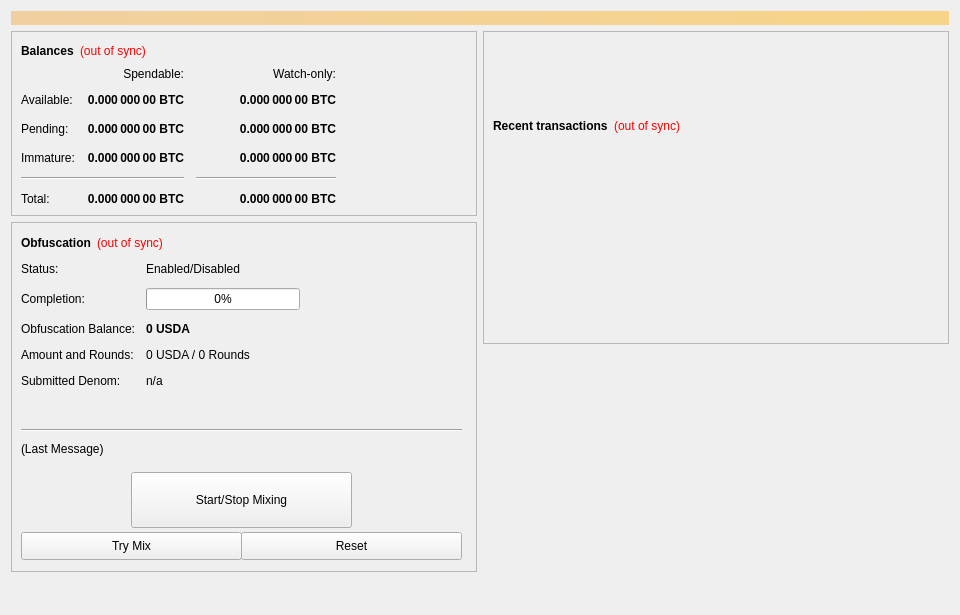
<?xml version="1.0" encoding="UTF-8"?>
<ui version="4.0">
 <class>OverviewPage</class>
 <widget class="QWidget" name="OverviewPage">
  <property name="geometry">
   <rect>
    <x>0</x>
    <y>0</y>
    <width>960</width>
    <height>615</height>
   </rect>
  </property>
  <property name="minimumSize">
   <size>
    <width>960</width>
    <height>0</height>
   </size>
  </property>
  <property name="windowTitle">
   <string>Form</string>
  </property>
  <layout class="QVBoxLayout" name="topLayout">
   <item>
    <widget class="QLabel" name="labelAlerts">
     <property name="visible">
      <bool>false</bool>
     </property>
     <property name="styleSheet">
      <string notr="true">background-color: qlineargradient(x1: 0, y1: 0, x2: 1, y2: 0, stop:0 #F0D0A0, stop:1 #F8D488); color:#000000;</string>
     </property>
     <property name="wordWrap">
      <bool>true</bool>
     </property>
     <property name="margin">
      <number>3</number>
     </property>
    </widget>
   </item>
   <item>
    <layout class="QHBoxLayout" name="horizontalLayout" stretch="1,1">
     <item>
      <layout class="QVBoxLayout" name="verticalLayout_2">
       <item>
        <widget class="QFrame" name="frame">
         <property name="frameShape">
          <enum>QFrame::StyledPanel</enum>
         </property>
         <property name="frameShadow">
          <enum>QFrame::Raised</enum>
         </property>
         <layout class="QVBoxLayout" name="verticalLayout_4">
          <item>
           <layout class="QHBoxLayout" name="horizontalLayout_4">
            <item>
             <widget class="QLabel" name="label_5">
              <property name="font">
               <font>
                <weight>75</weight>
                <bold>true</bold>
               </font>
              </property>
              <property name="text">
               <string>Balances</string>
              </property>
             </widget>
            </item>
            <item>
             <widget class="QLabel" name="labelWalletStatus">
              <property name="cursor">
               <cursorShape>WhatsThisCursor</cursorShape>
              </property>
              <property name="toolTip">
               <string>The displayed information may be out of date. Your wallet automatically synchronizes with the AdvantageCoin network after a connection is established, but this process has not completed yet.</string>
              </property>
              <property name="styleSheet">
               <string notr="true">QLabel { color: red; }</string>
              </property>
              <property name="text">
               <string notr="true">(out of sync)</string>
              </property>
              <property name="alignment">
               <set>Qt::AlignLeading|Qt::AlignLeft|Qt::AlignVCenter</set>
              </property>
             </widget>
            </item>
            <item>
             <spacer name="horizontalSpacer_3">
              <property name="orientation">
               <enum>Qt::Horizontal</enum>
              </property>
              <property name="sizeHint" stdset="0">
               <size>
                <width>40</width>
                <height>20</height>
               </size>
              </property>
             </spacer>
            </item>
           </layout>
          </item>
          <item>
           <layout class="QGridLayout" name="gridLayout">
            <property name="spacing">
             <number>12</number>
            </property>
            <item row="2" column="2">
             <widget class="QLabel" name="labelWatchPending">
              <property name="font">
               <font>
                <weight>75</weight>
                <bold>true</bold>
               </font>
              </property>
              <property name="cursor">
               <cursorShape>IBeamCursor</cursorShape>
              </property>
              <property name="toolTip">
               <string>Unconfirmed transactions to watch-only addresses</string>
              </property>
              <property name="text">
               <string notr="true">0.000 000 00 BTC</string>
              </property>
              <property name="alignment">
               <set>Qt::AlignRight|Qt::AlignTrailing|Qt::AlignVCenter</set>
              </property>
              <property name="textInteractionFlags">
               <set>Qt::LinksAccessibleByMouse|Qt::TextSelectableByKeyboard|Qt::TextSelectableByMouse</set>
              </property>
             </widget>
            </item>
            <item row="2" column="1">
             <widget class="QLabel" name="labelUnconfirmed">
              <property name="font">
               <font>
                <weight>75</weight>
                <bold>true</bold>
               </font>
              </property>
              <property name="cursor">
               <cursorShape>IBeamCursor</cursorShape>
              </property>
              <property name="toolTip">
               <string>Total of transactions that have yet to be confirmed, and do not yet count toward the spendable balance</string>
              </property>
              <property name="text">
               <string notr="true">0.000 000 00 BTC</string>
              </property>
              <property name="alignment">
               <set>Qt::AlignRight|Qt::AlignTrailing|Qt::AlignVCenter</set>
              </property>
              <property name="textInteractionFlags">
               <set>Qt::LinksAccessibleByMouse|Qt::TextSelectableByKeyboard|Qt::TextSelectableByMouse</set>
              </property>
             </widget>
            </item>
            <item row="3" column="2">
             <widget class="QLabel" name="labelWatchImmature">
              <property name="font">
               <font>
                <weight>75</weight>
                <bold>true</bold>
               </font>
              </property>
              <property name="cursor">
               <cursorShape>IBeamCursor</cursorShape>
              </property>
              <property name="toolTip">
               <string>Staked or masternode rewards in watch-only addresses that has not yet matured</string>
              </property>
              <property name="text">
               <string notr="true">0.000 000 00 BTC</string>
              </property>
              <property name="alignment">
               <set>Qt::AlignRight|Qt::AlignTrailing|Qt::AlignVCenter</set>
              </property>
              <property name="textInteractionFlags">
               <set>Qt::LinksAccessibleByMouse|Qt::TextSelectableByKeyboard|Qt::TextSelectableByMouse</set>
              </property>
             </widget>
            </item>
            <item row="4" column="0" colspan="2">
             <widget class="Line" name="lineSpendableBalance">
              <property name="orientation">
               <enum>Qt::Horizontal</enum>
              </property>
             </widget>
            </item>
            <item row="4" column="2">
             <widget class="Line" name="lineWatchBalance">
              <property name="sizePolicy">
               <sizepolicy hsizetype="Preferred" vsizetype="Fixed">
                <horstretch>0</horstretch>
                <verstretch>0</verstretch>
               </sizepolicy>
              </property>
              <property name="minimumSize">
               <size>
                <width>140</width>
                <height>0</height>
               </size>
              </property>
              <property name="orientation">
               <enum>Qt::Horizontal</enum>
              </property>
             </widget>
            </item>
            <item row="5" column="0">
             <widget class="QLabel" name="labelTotalText">
              <property name="text">
               <string>Total:</string>
              </property>
             </widget>
            </item>
            <item row="3" column="1">
             <widget class="QLabel" name="labelImmature">
              <property name="font">
               <font>
                <weight>75</weight>
                <bold>true</bold>
               </font>
              </property>
              <property name="cursor">
               <cursorShape>IBeamCursor</cursorShape>
              </property>
              <property name="toolTip">
               <string>Staked or masternode rewards that has not yet matured</string>
              </property>
              <property name="text">
               <string notr="true">0.000 000 00 BTC</string>
              </property>
              <property name="alignment">
               <set>Qt::AlignRight|Qt::AlignTrailing|Qt::AlignVCenter</set>
              </property>
              <property name="textInteractionFlags">
               <set>Qt::LinksAccessibleByMouse|Qt::TextSelectableByKeyboard|Qt::TextSelectableByMouse</set>
              </property>
             </widget>
            </item>
            <item row="2" column="3">
             <spacer name="horizontalSpacer_2">
              <property name="orientation">
               <enum>Qt::Horizontal</enum>
              </property>
              <property name="sizeHint" stdset="0">
               <size>
                <width>40</width>
                <height>20</height>
               </size>
              </property>
             </spacer>
            </item>
            <item row="3" column="0">
             <widget class="QLabel" name="labelImmatureText">
              <property name="text">
               <string>Immature:</string>
              </property>
             </widget>
            </item>
            <item row="5" column="1">
             <widget class="QLabel" name="labelTotal">
              <property name="font">
               <font>
                <weight>75</weight>
                <bold>true</bold>
               </font>
              </property>
              <property name="cursor">
               <cursorShape>IBeamCursor</cursorShape>
              </property>
              <property name="toolTip">
               <string>Your current total balance</string>
              </property>
              <property name="text">
               <string notr="true">0.000 000 00 BTC</string>
              </property>
              <property name="alignment">
               <set>Qt::AlignRight|Qt::AlignTrailing|Qt::AlignVCenter</set>
              </property>
              <property name="textInteractionFlags">
               <set>Qt::LinksAccessibleByMouse|Qt::TextSelectableByKeyboard|Qt::TextSelectableByMouse</set>
              </property>
             </widget>
            </item>
            <item row="5" column="2">
             <widget class="QLabel" name="labelWatchTotal">
              <property name="font">
               <font>
                <weight>75</weight>
                <bold>true</bold>
               </font>
              </property>
              <property name="cursor">
               <cursorShape>IBeamCursor</cursorShape>
              </property>
              <property name="toolTip">
               <string>Current total balance in watch-only addresses</string>
              </property>
              <property name="text">
               <string notr="true">0.000 000 00 BTC</string>
              </property>
              <property name="alignment">
               <set>Qt::AlignRight|Qt::AlignTrailing|Qt::AlignVCenter</set>
              </property>
              <property name="textInteractionFlags">
               <set>Qt::LinksAccessibleByMouse|Qt::TextSelectableByKeyboard|Qt::TextSelectableByMouse</set>
              </property>
             </widget>
            </item>
            <item row="0" column="2">
             <widget class="QLabel" name="labelWatchonly">
              <property name="text">
               <string>Watch-only:</string>
              </property>
              <property name="alignment">
               <set>Qt::AlignRight|Qt::AlignTrailing|Qt::AlignVCenter</set>
              </property>
             </widget>
            </item>
            <item row="1" column="0">
             <widget class="QLabel" name="labelBalanceText">
              <property name="text">
               <string>Available:</string>
              </property>
             </widget>
            </item>
            <item row="1" column="1">
             <widget class="QLabel" name="labelBalance">
              <property name="font">
               <font>
                <weight>75</weight>
                <bold>true</bold>
               </font>
              </property>
              <property name="cursor">
               <cursorShape>IBeamCursor</cursorShape>
              </property>
              <property name="toolTip">
               <string>Your current spendable balance</string>
              </property>
              <property name="text">
               <string notr="true">0.000 000 00 BTC</string>
              </property>
              <property name="alignment">
               <set>Qt::AlignRight|Qt::AlignTrailing|Qt::AlignVCenter</set>
              </property>
              <property name="textInteractionFlags">
               <set>Qt::LinksAccessibleByMouse|Qt::TextSelectableByKeyboard|Qt::TextSelectableByMouse</set>
              </property>
             </widget>
            </item>
            <item row="1" column="2">
             <widget class="QLabel" name="labelWatchAvailable">
              <property name="font">
               <font>
                <weight>75</weight>
                <bold>true</bold>
               </font>
              </property>
              <property name="cursor">
               <cursorShape>IBeamCursor</cursorShape>
              </property>
              <property name="toolTip">
               <string>Your current balance in watch-only addresses</string>
              </property>
              <property name="text">
               <string notr="true">0.000 000 00 BTC</string>
              </property>
              <property name="alignment">
               <set>Qt::AlignRight|Qt::AlignTrailing|Qt::AlignVCenter</set>
              </property>
              <property name="textInteractionFlags">
               <set>Qt::LinksAccessibleByMouse|Qt::TextSelectableByKeyboard|Qt::TextSelectableByMouse</set>
              </property>
             </widget>
            </item>
            <item row="2" column="0">
             <widget class="QLabel" name="labelPendingText">
              <property name="text">
               <string>Pending:</string>
              </property>
             </widget>
            </item>
            <item row="0" column="1">
             <widget class="QLabel" name="labelSpendable">
              <property name="text">
               <string>Spendable:</string>
              </property>
              <property name="alignment">
               <set>Qt::AlignRight|Qt::AlignTrailing|Qt::AlignVCenter</set>
              </property>
             </widget>
            </item>
           </layout>
          </item>
         </layout>
        </widget>
       </item>
       <item>
        <widget class="QFrame" name="frameObfuscation">
         <property name="minimumSize">
          <size>
           <width>0</width>
           <height>350</height>
          </size>
         </property>
         <property name="layoutDirection">
          <enum>Qt::LeftToRight</enum>
         </property>
         <property name="frameShape">
          <enum>QFrame::StyledPanel</enum>
         </property>
         <property name="frameShadow">
          <enum>QFrame::Raised</enum>
         </property>
         <widget class="QWidget" name="formLayoutWidget">
          <property name="geometry">
           <rect>
            <x>10</x>
            <y>40</y>
            <width>451</width>
            <height>161</height>
           </rect>
          </property>
          <layout class="QFormLayout" name="formLayout">
           <property name="fieldGrowthPolicy">
            <enum>QFormLayout::AllNonFixedFieldsGrow</enum>
           </property>
           <property name="horizontalSpacing">
            <number>11</number>
           </property>
           <property name="verticalSpacing">
            <number>12</number>
           </property>
           <item row="0" column="0">
            <widget class="QLabel" name="label_6">
             <property name="text">
              <string>Status:</string>
             </property>
            </widget>
           </item>
           <item row="1" column="0">
            <widget class="QLabel" name="label_7">
             <property name="text">
              <string>Completion:</string>
             </property>
            </widget>
           </item>
           <item row="1" column="1">
            <widget class="QProgressBar" name="obfuscationProgress">
             <property name="maximumSize">
              <size>
               <width>154</width>
               <height>16777215</height>
              </size>
             </property>
             <property name="value">
              <number>0</number>
             </property>
            </widget>
           </item>
           <item row="2" column="0">
            <widget class="QLabel" name="labelAnonymizedText">
             <property name="text">
              <string>Obfuscation Balance:</string>
             </property>
            </widget>
           </item>
           <item row="2" column="1">
            <widget class="QLabel" name="labelAnonymized">
             <property name="font">
              <font>
               <weight>75</weight>
               <bold>true</bold>
              </font>
             </property>
             <property name="text">
              <string notr="true">0 USDA</string>
             </property>
            </widget>
           </item>
           <item row="3" column="0">
            <widget class="QLabel" name="label_8">
             <property name="text">
              <string>Amount and Rounds:</string>
             </property>
            </widget>
           </item>
           <item row="3" column="1">
            <widget class="QLabel" name="labelAmountRounds">
             <property name="text">
              <string>0 USDA / 0 Rounds</string>
             </property>
            </widget>
           </item>
           <item row="4" column="0">
            <widget class="QLabel" name="label_9">
             <property name="text">
              <string>Submitted Denom:</string>
             </property>
            </widget>
           </item>
           <item row="4" column="1">
            <widget class="QLabel" name="labelSubmittedDenom">
             <property name="toolTip">
              <string>The denominations you submitted to the Masternode.&lt;br&gt;To mix, other users must submit the exact same denominations.</string>
             </property>
             <property name="text">
              <string>n/a</string>
             </property>
            </widget>
           </item>
           <item row="0" column="1">
            <widget class="QLabel" name="obfuscationEnabled">
             <property name="text">
              <string>Enabled/Disabled</string>
             </property>
            </widget>
           </item>
          </layout>
         </widget>
         <widget class="QPushButton" name="runAutoDenom">
          <property name="geometry">
           <rect>
            <x>251</x>
            <y>17</y>
            <width>1</width>
            <height>1</height>
           </rect>
          </property>
          <property name="palette">
           <palette>
            <active>
             <colorrole role="WindowText">
              <brush brushstyle="SolidPattern">
               <color alpha="255">
                <red>0</red>
                <green>0</green>
                <blue>0</blue>
               </color>
              </brush>
             </colorrole>
             <colorrole role="Button">
              <brush brushstyle="SolidPattern">
               <color alpha="255">
                <red>239</red>
                <green>238</green>
                <blue>238</blue>
               </color>
              </brush>
             </colorrole>
             <colorrole role="Light">
              <brush brushstyle="SolidPattern">
               <color alpha="255">
                <red>255</red>
                <green>255</green>
                <blue>255</blue>
               </color>
              </brush>
             </colorrole>
             <colorrole role="Midlight">
              <brush brushstyle="SolidPattern">
               <color alpha="255">
                <red>247</red>
                <green>246</green>
                <blue>246</blue>
               </color>
              </brush>
             </colorrole>
             <colorrole role="Dark">
              <brush brushstyle="SolidPattern">
               <color alpha="255">
                <red>119</red>
                <green>119</green>
                <blue>119</blue>
               </color>
              </brush>
             </colorrole>
             <colorrole role="Mid">
              <brush brushstyle="SolidPattern">
               <color alpha="255">
                <red>159</red>
                <green>159</green>
                <blue>159</blue>
               </color>
              </brush>
             </colorrole>
             <colorrole role="Text">
              <brush brushstyle="SolidPattern">
               <color alpha="255">
                <red>0</red>
                <green>0</green>
                <blue>0</blue>
               </color>
              </brush>
             </colorrole>
             <colorrole role="BrightText">
              <brush brushstyle="SolidPattern">
               <color alpha="255">
                <red>255</red>
                <green>255</green>
                <blue>255</blue>
               </color>
              </brush>
             </colorrole>
             <colorrole role="ButtonText">
              <brush brushstyle="SolidPattern">
               <color alpha="255">
                <red>0</red>
                <green>0</green>
                <blue>0</blue>
               </color>
              </brush>
             </colorrole>
             <colorrole role="Base">
              <brush brushstyle="SolidPattern">
               <color alpha="255">
                <red>255</red>
                <green>255</green>
                <blue>255</blue>
               </color>
              </brush>
             </colorrole>
             <colorrole role="Window">
              <brush brushstyle="SolidPattern">
               <color alpha="255">
                <red>239</red>
                <green>238</green>
                <blue>238</blue>
               </color>
              </brush>
             </colorrole>
             <colorrole role="Shadow">
              <brush brushstyle="SolidPattern">
               <color alpha="255">
                <red>0</red>
                <green>0</green>
                <blue>0</blue>
               </color>
              </brush>
             </colorrole>
             <colorrole role="AlternateBase">
              <brush brushstyle="SolidPattern">
               <color alpha="255">
                <red>247</red>
                <green>246</green>
                <blue>246</blue>
               </color>
              </brush>
             </colorrole>
             <colorrole role="ToolTipBase">
              <brush brushstyle="SolidPattern">
               <color alpha="255">
                <red>255</red>
                <green>255</green>
                <blue>220</blue>
               </color>
              </brush>
             </colorrole>
             <colorrole role="ToolTipText">
              <brush brushstyle="SolidPattern">
               <color alpha="255">
                <red>0</red>
                <green>0</green>
                <blue>0</blue>
               </color>
              </brush>
             </colorrole>
            </active>
            <inactive>
             <colorrole role="WindowText">
              <brush brushstyle="SolidPattern">
               <color alpha="255">
                <red>0</red>
                <green>0</green>
                <blue>0</blue>
               </color>
              </brush>
             </colorrole>
             <colorrole role="Button">
              <brush brushstyle="SolidPattern">
               <color alpha="255">
                <red>239</red>
                <green>238</green>
                <blue>238</blue>
               </color>
              </brush>
             </colorrole>
             <colorrole role="Light">
              <brush brushstyle="SolidPattern">
               <color alpha="255">
                <red>255</red>
                <green>255</green>
                <blue>255</blue>
               </color>
              </brush>
             </colorrole>
             <colorrole role="Midlight">
              <brush brushstyle="SolidPattern">
               <color alpha="255">
                <red>247</red>
                <green>246</green>
                <blue>246</blue>
               </color>
              </brush>
             </colorrole>
             <colorrole role="Dark">
              <brush brushstyle="SolidPattern">
               <color alpha="255">
                <red>119</red>
                <green>119</green>
                <blue>119</blue>
               </color>
              </brush>
             </colorrole>
             <colorrole role="Mid">
              <brush brushstyle="SolidPattern">
               <color alpha="255">
                <red>159</red>
                <green>159</green>
                <blue>159</blue>
               </color>
              </brush>
             </colorrole>
             <colorrole role="Text">
              <brush brushstyle="SolidPattern">
               <color alpha="255">
                <red>0</red>
                <green>0</green>
                <blue>0</blue>
               </color>
              </brush>
             </colorrole>
             <colorrole role="BrightText">
              <brush brushstyle="SolidPattern">
               <color alpha="255">
                <red>255</red>
                <green>255</green>
                <blue>255</blue>
               </color>
              </brush>
             </colorrole>
             <colorrole role="ButtonText">
              <brush brushstyle="SolidPattern">
               <color alpha="255">
                <red>0</red>
                <green>0</green>
                <blue>0</blue>
               </color>
              </brush>
             </colorrole>
             <colorrole role="Base">
              <brush brushstyle="SolidPattern">
               <color alpha="255">
                <red>255</red>
                <green>255</green>
                <blue>255</blue>
               </color>
              </brush>
             </colorrole>
             <colorrole role="Window">
              <brush brushstyle="SolidPattern">
               <color alpha="255">
                <red>239</red>
                <green>238</green>
                <blue>238</blue>
               </color>
              </brush>
             </colorrole>
             <colorrole role="Shadow">
              <brush brushstyle="SolidPattern">
               <color alpha="255">
                <red>0</red>
                <green>0</green>
                <blue>0</blue>
               </color>
              </brush>
             </colorrole>
             <colorrole role="AlternateBase">
              <brush brushstyle="SolidPattern">
               <color alpha="255">
                <red>247</red>
                <green>246</green>
                <blue>246</blue>
               </color>
              </brush>
             </colorrole>
             <colorrole role="ToolTipBase">
              <brush brushstyle="SolidPattern">
               <color alpha="255">
                <red>255</red>
                <green>255</green>
                <blue>220</blue>
               </color>
              </brush>
             </colorrole>
             <colorrole role="ToolTipText">
              <brush brushstyle="SolidPattern">
               <color alpha="255">
                <red>0</red>
                <green>0</green>
                <blue>0</blue>
               </color>
              </brush>
             </colorrole>
            </inactive>
            <disabled>
             <colorrole role="WindowText">
              <brush brushstyle="SolidPattern">
               <color alpha="255">
                <red>119</red>
                <green>119</green>
                <blue>119</blue>
               </color>
              </brush>
             </colorrole>
             <colorrole role="Button">
              <brush brushstyle="SolidPattern">
               <color alpha="255">
                <red>239</red>
                <green>238</green>
                <blue>238</blue>
               </color>
              </brush>
             </colorrole>
             <colorrole role="Light">
              <brush brushstyle="SolidPattern">
               <color alpha="255">
                <red>255</red>
                <green>255</green>
                <blue>255</blue>
               </color>
              </brush>
             </colorrole>
             <colorrole role="Midlight">
              <brush brushstyle="SolidPattern">
               <color alpha="255">
                <red>247</red>
                <green>246</green>
                <blue>246</blue>
               </color>
              </brush>
             </colorrole>
             <colorrole role="Dark">
              <brush brushstyle="SolidPattern">
               <color alpha="255">
                <red>119</red>
                <green>119</green>
                <blue>119</blue>
               </color>
              </brush>
             </colorrole>
             <colorrole role="Mid">
              <brush brushstyle="SolidPattern">
               <color alpha="255">
                <red>159</red>
                <green>159</green>
                <blue>159</blue>
               </color>
              </brush>
             </colorrole>
             <colorrole role="Text">
              <brush brushstyle="SolidPattern">
               <color alpha="255">
                <red>119</red>
                <green>119</green>
                <blue>119</blue>
               </color>
              </brush>
             </colorrole>
             <colorrole role="BrightText">
              <brush brushstyle="SolidPattern">
               <color alpha="255">
                <red>255</red>
                <green>255</green>
                <blue>255</blue>
               </color>
              </brush>
             </colorrole>
             <colorrole role="ButtonText">
              <brush brushstyle="SolidPattern">
               <color alpha="255">
                <red>119</red>
                <green>119</green>
                <blue>119</blue>
               </color>
              </brush>
             </colorrole>
             <colorrole role="Base">
              <brush brushstyle="SolidPattern">
               <color alpha="255">
                <red>239</red>
                <green>238</green>
                <blue>238</blue>
               </color>
              </brush>
             </colorrole>
             <colorrole role="Window">
              <brush brushstyle="SolidPattern">
               <color alpha="255">
                <red>239</red>
                <green>238</green>
                <blue>238</blue>
               </color>
              </brush>
             </colorrole>
             <colorrole role="Shadow">
              <brush brushstyle="SolidPattern">
               <color alpha="255">
                <red>0</red>
                <green>0</green>
                <blue>0</blue>
               </color>
              </brush>
             </colorrole>
             <colorrole role="AlternateBase">
              <brush brushstyle="SolidPattern">
               <color alpha="255">
                <red>239</red>
                <green>238</green>
                <blue>238</blue>
               </color>
              </brush>
             </colorrole>
             <colorrole role="ToolTipBase">
              <brush brushstyle="SolidPattern">
               <color alpha="255">
                <red>255</red>
                <green>255</green>
                <blue>220</blue>
               </color>
              </brush>
             </colorrole>
             <colorrole role="ToolTipText">
              <brush brushstyle="SolidPattern">
               <color alpha="255">
                <red>0</red>
                <green>0</green>
                <blue>0</blue>
               </color>
              </brush>
             </colorrole>
            </disabled>
           </palette>
          </property>
          <property name="focusPolicy">
           <enum>Qt::NoFocus</enum>
          </property>
          <property name="autoFillBackground">
           <bool>true</bool>
          </property>
          <property name="text">
           <string/>
          </property>
          <property name="flat">
           <bool>true</bool>
          </property>
         </widget>
         <widget class="QPushButton" name="toggleObfuscation">
          <property name="geometry">
           <rect>
            <x>120</x>
            <y>250</y>
            <width>221</width>
            <height>56</height>
           </rect>
          </property>
          <property name="sizePolicy">
           <sizepolicy hsizetype="MinimumExpanding" vsizetype="Fixed">
            <horstretch>0</horstretch>
            <verstretch>0</verstretch>
           </sizepolicy>
          </property>
          <property name="text">
           <string>Start/Stop Mixing</string>
          </property>
         </widget>
         <widget class="Line" name="lineLastMessage">
          <property name="geometry">
           <rect>
            <x>10</x>
            <y>200</y>
            <width>441</width>
            <height>16</height>
           </rect>
          </property>
          <property name="orientation">
           <enum>Qt::Horizontal</enum>
          </property>
         </widget>
         <widget class="QLabel" name="obfuscationStatus">
          <property name="geometry">
           <rect>
            <x>10</x>
            <y>220</y>
            <width>451</width>
            <height>61</height>
           </rect>
          </property>
          <property name="minimumSize">
           <size>
            <width>288</width>
            <height>43</height>
           </size>
          </property>
          <property name="text">
           <string>(Last Message)</string>
          </property>
          <property name="alignment">
           <set>Qt::AlignLeading|Qt::AlignLeft|Qt::AlignTop</set>
          </property>
          <property name="wordWrap">
           <bool>true</bool>
          </property>
         </widget>
         <widget class="QPushButton" name="obfuscationAuto">
          <property name="geometry">
           <rect>
            <x>10</x>
            <y>310</y>
            <width>221</width>
            <height>28</height>
           </rect>
          </property>
          <property name="sizePolicy">
           <sizepolicy hsizetype="MinimumExpanding" vsizetype="Fixed">
            <horstretch>0</horstretch>
            <verstretch>0</verstretch>
           </sizepolicy>
          </property>
          <property name="toolTip">
           <string>Try to manually submit a Obfuscation request.</string>
          </property>
          <property name="text">
           <string>Try Mix</string>
          </property>
         </widget>
         <widget class="QPushButton" name="obfuscationReset">
          <property name="geometry">
           <rect>
            <x>230</x>
            <y>310</y>
            <width>221</width>
            <height>28</height>
           </rect>
          </property>
          <property name="sizePolicy">
           <sizepolicy hsizetype="MinimumExpanding" vsizetype="Fixed">
            <horstretch>0</horstretch>
            <verstretch>0</verstretch>
           </sizepolicy>
          </property>
          <property name="toolTip">
           <string>Reset the current status of Obfuscation (can interrupt Obfuscation if it's in the process of Mixing, which can cost you money!)</string>
          </property>
          <property name="autoFillBackground">
           <bool>false</bool>
          </property>
          <property name="text">
           <string>Reset</string>
          </property>
         </widget>
         <widget class="QWidget" name="layoutWidget">
          <property name="geometry">
           <rect>
            <x>10</x>
            <y>10</y>
            <width>431</width>
            <height>22</height>
           </rect>
          </property>
          <layout class="QHBoxLayout" name="horizontalLayout_5">
           <item>
            <widget class="QLabel" name="label_2">
             <property name="font">
              <font>
               <weight>75</weight>
               <bold>true</bold>
              </font>
             </property>
             <property name="text">
              <string>Obfuscation</string>
             </property>
            </widget>
           </item>
           <item>
            <widget class="QLabel" name="labelObfuscationSyncStatus">
             <property name="toolTip">
              <string>The displayed information may be out of date. Your wallet automatically synchronizes with the AdvantageCoin network after a connection is established, but this process has not completed yet.</string>
             </property>
             <property name="styleSheet">
              <string notr="true">QLabel { color: red; }</string>
             </property>
             <property name="text">
              <string notr="true">(out of sync)</string>
             </property>
             <property name="alignment">
              <set>Qt::AlignLeading|Qt::AlignLeft|Qt::AlignVCenter</set>
             </property>
            </widget>
           </item>
           <item>
            <spacer name="horizontalSpacer_4">
             <property name="orientation">
              <enum>Qt::Horizontal</enum>
             </property>
             <property name="sizeHint" stdset="0">
              <size>
               <width>40</width>
               <height>20</height>
              </size>
             </property>
            </spacer>
           </item>
          </layout>
         </widget>
        </widget>
       </item>
       <item>
        <spacer name="verticalSpacer">
         <property name="orientation">
          <enum>Qt::Vertical</enum>
         </property>
         <property name="sizeHint" stdset="0">
          <size>
           <width>20</width>
           <height>40</height>
          </size>
         </property>
        </spacer>
       </item>
      </layout>
     </item>
     <item>
      <layout class="QVBoxLayout" name="verticalLayout_3">
       <item>
        <widget class="QFrame" name="frame_2">
         <property name="frameShape">
          <enum>QFrame::StyledPanel</enum>
         </property>
         <property name="frameShadow">
          <enum>QFrame::Raised</enum>
         </property>
         <layout class="QVBoxLayout" name="verticalLayout">
          <item>
           <spacer name="verticalSpacer_3">
            <property name="orientation">
             <enum>Qt::Vertical</enum>
            </property>
            <property name="sizeType">
             <enum>QSizePolicy::Fixed</enum>
            </property>
            <property name="sizeHint" stdset="0">
             <size>
              <width>20</width>
              <height>75</height>
             </size>
            </property>
           </spacer>
          </item>
          <item>
           <layout class="QHBoxLayout" name="horizontalLayout_2">
            <item>
             <widget class="QLabel" name="label_4">
              <property name="font">
               <font>
                <weight>75</weight>
                <bold>true</bold>
               </font>
              </property>
              <property name="text">
               <string>Recent transactions</string>
              </property>
             </widget>
            </item>
            <item>
             <widget class="QLabel" name="labelTransactionsStatus">
              <property name="cursor">
               <cursorShape>WhatsThisCursor</cursorShape>
              </property>
              <property name="toolTip">
               <string>The displayed information may be out of date. Your wallet automatically synchronizes with the AdvantageCoin network after a connection is established, but this process has not completed yet.</string>
              </property>
              <property name="styleSheet">
               <string notr="true">QLabel { color: red; }</string>
              </property>
              <property name="text">
               <string notr="true">(out of sync)</string>
              </property>
              <property name="alignment">
               <set>Qt::AlignRight|Qt::AlignTrailing|Qt::AlignVCenter</set>
              </property>
             </widget>
            </item>
            <item>
             <spacer name="horizontalSpacer">
              <property name="orientation">
               <enum>Qt::Horizontal</enum>
              </property>
              <property name="sizeHint" stdset="0">
               <size>
                <width>40</width>
                <height>20</height>
               </size>
              </property>
             </spacer>
            </item>
           </layout>
          </item>
          <item>
           <widget class="QListView" name="listTransactions">
            <property name="styleSheet">
             <string notr="true">QListView { background: transparent; }</string>
            </property>
            <property name="frameShape">
             <enum>QFrame::NoFrame</enum>
            </property>
            <property name="verticalScrollBarPolicy">
             <enum>Qt::ScrollBarAlwaysOff</enum>
            </property>
            <property name="horizontalScrollBarPolicy">
             <enum>Qt::ScrollBarAlwaysOff</enum>
            </property>
            <property name="selectionMode">
             <enum>QAbstractItemView::NoSelection</enum>
            </property>
           </widget>
          </item>
         </layout>
        </widget>
       </item>
       <item>
        <spacer name="verticalSpacer_2">
         <property name="orientation">
          <enum>Qt::Vertical</enum>
         </property>
         <property name="sizeType">
          <enum>QSizePolicy::Expanding</enum>
         </property>
         <property name="sizeHint" stdset="0">
          <size>
           <width>20</width>
           <height>40</height>
          </size>
         </property>
        </spacer>
       </item>
      </layout>
     </item>
    </layout>
   </item>
  </layout>
 </widget>
 <resources/>
 <connections/>
</ui>
